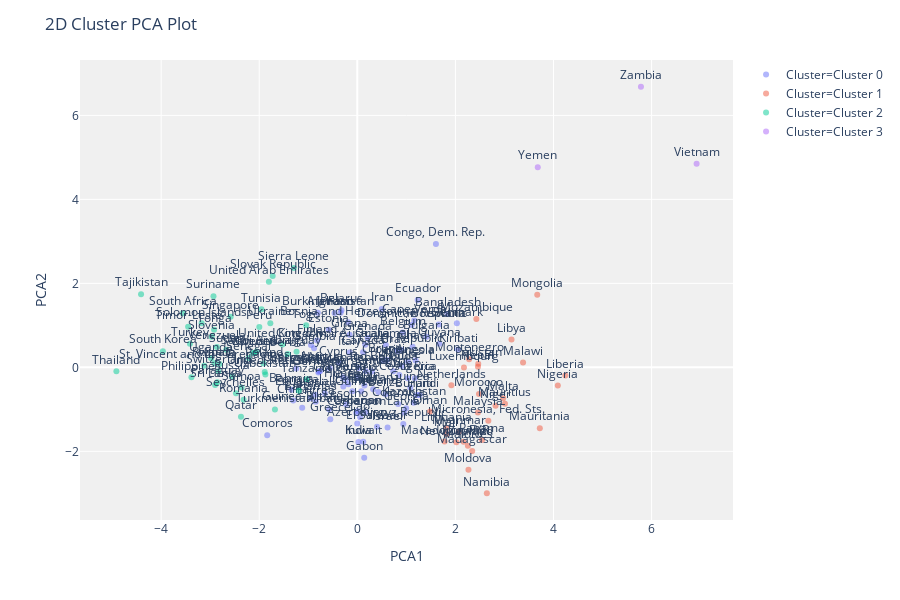

The code cell stored with this chart in its notebook:
### Markdown cell above
# 4. Analyze Trained Model

### Code cell
plot_model(kmeans, label=True)

### Figure 1 — Plotly figure (JSON) as saved in the notebook; plotly's stock layout.template omitted (floating-point values rounded to 4 significant figures)
{"data": [{"hoverlabel": {"namelength": 0}, "hovertemplate": "Cluster=Cluster 0<br>PCA1=%{x}<br>PCA2=%{y}<br>Label=%{text}", "legendgroup": "Cluster=Cluster 0", "marker": {"color": "#636efa", "opacity": 0.5, "symbol": "circle"}, "mode": "markers+text", "name": "Cluster=Cluster 0", "showlegend": true, "text": ["Afghanistan", "Albania", "Algeria", "Angola", "Antigua and Barbuda", "Argentina", "Armenia", "Australia", "Austria", "Azerbaijan", "Bahamas", "Bahrain", "Bangladesh", "Barbados", "Belarus", "Belgium", "Belize", "Benin", "Bhutan", "Bolivia", "Bosnia and Herzegovina", "Botswana", "Brazil", "Brunei", "Bulgaria", "Burkina Faso", "Burundi", "Cambodia", "Cameroon", "Canada", "Cape Verde", "Central African Republic", "Chad", "Chile", "China", "Colombia", "Comoros", "Congo, Dem. Rep.", "Congo, Rep.", "Costa Rica", "Cote d'Ivoire", "Croatia", "Cyprus", "Czech Republic", "Denmark", "Dominican Republic", "Ecuador", "Egypt", "El Salvador", "Equatorial Guinea", "Eritrea", "Estonia", "Fiji", "Finland", "France", "Gabon", "Gambia", "Georgia", "Germany", "Ghana", "Greece", "Grenada", "Guatemala", "Guinea", "Guinea-Bissau", "Guyana", "Haiti", "Hungary", "Iceland", "India", "Indonesia", "Iran", "Iraq", "Ireland", "Israel", "Italy", "Jamaica", "Japan", "Jordan", "Kazakhstan", "Kenya", "Kiribati", "Kuwait", "Kyrgyz Republic", "Lao", "Latvia", "Lebanon", "Lesotho"], "textposition": "top center", "type": "scatter", "x": [-0.34, -0.5756, 1.172, 1.189, 0.02662, 0.1717, -0.2933, 0.1601, 0.01861, -0.001065, -0.9548, -1.343, 1.839, -1.244, -0.3228, 0.9261, 0.5728, 0.1455, 0.3219, -0.755, -0.1888, 1.659, 0.8189, 0.6022, 1.41, -0.8062, 1.218, -0.7827, -0.02064, 0.1178, 1.164, -0.5629, 1.127, 0.8559, -1.307, 0.8324, -1.837, 1.603, -0.2329, 1.027, -0.945, 0.5095, -0.3809, 0.8998, 2.03, 1.109, 1.231, 0.7332, 0.4014, -0.6635, -0.8482, -0.5824, 0.08187, -0.8206, 0.9066, 0.1408, -0.8821, 0.9959, -0.7939, -0.1566, -0.551, 0.2113, 0.58, 1.081, -1.124, 1.671, 1.269, -0.1815, -0.1016, 0.02241, 1.034, 0.4985, -0.2852, 0.4299, 0.6173, -0.1558, -0.8535, 0.1638, -0.4639, 1.149, 0.3023, 2.053, 0.1211, 0.9378, 0.05748, 0.9517, 0.009618, -0.2311], "xaxis": "x", "y": [1.298, -0.9976, -0.2563, 0.162, -0.01606, -0.09481, -0.2375, 0.5411, -0.239, -1.334, -0.7324, -0.5351, 1.273, -0.02892, 1.361, 0.8282, -0.6374, -0.4313, -0.5183, -0.08789, 1.072, 1.022, 0.3898, 0.1734, 0.7298, 1.303, -0.6592, -0.0965, -1.087, 0.361, 1.115, -0.0221, 0.4916, -0.1834, -0.789, -0.8693, -1.614, 2.939, -0.281, -0.2576, 0.5298, 0.1617, 0.1018, 0.4165, 1.05, 1.009, 1.602, -0.09487, -1.412, -0.6139, -0.8198, 0.8948, -0.5678, 0.6396, 0.03028, -2.151, 0.4574, -0.9719, -0.1203, 0.7774, -1.234, 0.6992, 0.5353, -0.482, -0.9614, 0.5612, -0.6566, -0.4029, -0.5683, -1.779, 0.1367, 1.391, -0.4552, -0.5882, -1.43, 0.3512, -0.6545, -1.067, 1.292, -0.8448, -0.09757, 0.4232, -1.769, -1.35, -1.19, -1.076, -1.045, -0.8806], "yaxis": "y"}, {"hoverlabel": {"namelength": 0}, "hovertemplate": "Cluster=Cluster 1<br>PCA1=%{x}<br>PCA2=%{y}<br>Label=%{text}", "legendgroup": "Cluster=Cluster 1", "marker": {"color": "#EF553B", "opacity": 0.5, "symbol": "circle"}, "mode": "markers+text", "name": "Cluster=Cluster 1", "showlegend": true, "text": ["Liberia", "Libya", "Lithuania", "Luxembourg", "Macedonia, FYR", "Madagascar", "Malawi", "Malaysia", "Maldives", "Mali", "Malta", "Mauritania", "Mauritius", "Micronesia, Fed. Sts.", "Moldova", "Mongolia", "Montenegro", "Morocco", "Mozambique", "Myanmar", "Namibia", "Nepal", "Netherlands", "New Zealand", "Niger", "Nigeria", "Norway", "Oman", "Pakistan", "Panama"], "textposition": "top center", "type": "scatter", "x": [4.242, 3.144, 1.814, 2.174, 1.779, 2.342, 3.379, 2.459, 2.254, 1.816, 2.974, 3.721, 3.01, 2.671, 2.266, 3.669, 2.279, 2.481, 2.427, 2.068, 2.641, 2.46, 1.918, 2.019, 2.818, 4.089, 2.166, 1.485, 2.466, 2.544], "xaxis": "x", "y": [-0.1956, 0.6635, -1.451, -0.00451, -1.765, -1.988, 0.1157, -1.076, -1.867, -1.585, -0.7347, -1.447, -0.8655, -1.274, -2.436, 1.729, 0.1953, -0.6347, 1.152, -1.535, -2.997, 0.01645, -0.4275, -1.784, -0.9145, -0.4295, -1.772, -1.049, 0.08805, -1.727], "yaxis": "y"}, {"hoverlabel": {"namelength": 0}, "hovertemplate": "Cluster=Cluster 2<br>PCA1=%{x}<br>PCA2=%{y}<br>Label=%{text}", "legendgroup": "Cluster=Cluster 2", "marker": {"color": "#00cc96", "opacity": 0.5, "symbol": "circle"}, "mode": "markers+text", "name": "Cluster=Cluster 2", "showlegend": true, "text": ["Paraguay", "Peru", "Philippines", "Poland", "Portugal", "Qatar", "Romania", "Russia", "Rwanda", "Samoa", "Saudi Arabia", "Senegal", "Serbia", "Seychelles", "Sierra Leone", "Singapore", "Slovak Republic", "Slovenia", "Solomon Islands", "South Africa", "South Korea", "Spain", "Sri Lanka", "St. Vincent and the Grenadines", "Sudan", "Suriname", "Sweden", "Switzerland", "Tajikistan", "Tanzania", "Thailand", "Timor-Leste", "Togo", "Tonga", "Tunisia", "Turkey", "Turkmenistan", "Uganda", "Ukraine", "United Arab Emirates", "United Kingdom", "United States", "Uruguay", "Uzbekistan", "Vanuatu", "Venezuela"], "textposition": "top center", "type": "scatter", "x": [-2.855, -1.998, -3.382, -1.912, -1.192, -2.372, -2.319, -2.554, -2.913, -2.36, -2.054, -2.214, -1.422, -2.475, -1.293, -2.582, -1.726, -2.97, -3.173, -3.558, -3.965, -2.808, -2.899, -3.122, -2.672, -2.932, -2.094, -2.834, -4.41, -1.029, -4.912, -3.45, -1.043, -2.921, -1.954, -3.412, -1.68, -2.98, -1.774, -1.803, -1.528, -1.887, -1.239, -1.875, -2.136, -2.864], "xaxis": "x", "y": [-0.3521, 0.9584, -0.2363, 0.09156, -0.5568, -1.178, -0.7694, -0.215, 0.09562, -0.4794, 0.38, 0.2235, 0.3197, -0.618, 2.364, 1.208, 2.176, 0.7285, 1.05, 1.289, 0.3866, 0.07865, -0.4227, 0.03877, 0.4182, 1.696, 0.3436, -0.09113, 1.742, -0.2833, -0.0945, 0.9699, 1.003, 0.8933, 1.383, 0.5615, -1.002, 0.2166, 1.053, 2.038, 0.5458, -0.1095, 0.3691, -0.171, 0.3427, 0.486], "yaxis": "y"}, {"hoverlabel": {"namelength": 0}, "hovertemplate": "Cluster=Cluster 3<br>PCA1=%{x}<br>PCA2=%{y}<br>Label=%{text}", "legendgroup": "Cluster=Cluster 3", "marker": {"color": "#ab63fa", "opacity": 0.5, "symbol": "circle"}, "mode": "markers+text", "name": "Cluster=Cluster 3", "showlegend": true, "text": ["Vietnam", "Yemen", "Zambia"], "textposition": "top center", "type": "scatter", "x": [6.918, 3.68, 5.783], "xaxis": "x", "y": [4.85, 4.765, 6.682], "yaxis": "y"}], "layout": {"height": 600, "legend": {"tracegroupgap": 0}, "margin": {"t": 60}, "plot_bgcolor": "rgb(240,240,240)", "title": {"text": "2D Cluster PCA Plot"}, "xaxis": {"anchor": "y", "domain": [0, 1], "title": {"text": "PCA1"}}, "yaxis": {"anchor": "x", "domain": [0, 1], "title": {"text": "PCA2"}}}}
